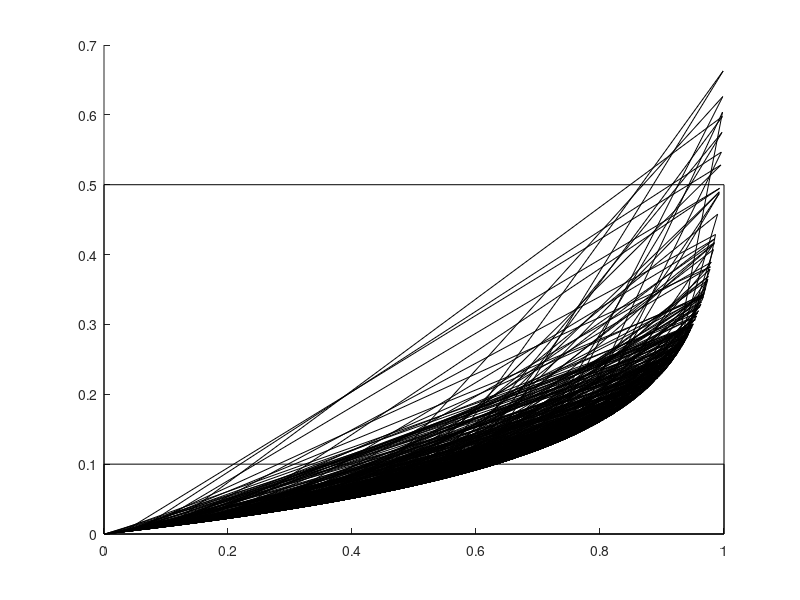

The MATLAB source for this figure:
lambda = 10;
u = zeros(1000);
x = zeros(1000);

for i = 1:1000
   u(i) = rand();
   x(i) = - log(1 - u(i)) / lambda;
end

rectangle('Position',[0 0 1 5/lambda]);
hold on
rectangle('Position',[0 0 1 1/lambda]);

plot(u, x, "k");
hold();